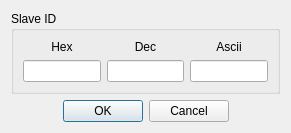
<?xml version="1.0" encoding="UTF-8"?>
<ui version="4.0">
 <class>IdDialog</class>
 <widget class="QDialog" name="IdDialog">
  <property name="geometry">
   <rect>
    <x>0</x>
    <y>0</y>
    <width>291</width>
    <height>119</height>
   </rect>
  </property>
  <property name="windowTitle">
   <string>Dialog</string>
  </property>
  <property name="windowIcon">
   <iconset>
    <normaloff>res/logo_32.ico</normaloff>res/logo_32.ico</iconset>
  </property>
  <layout class="QVBoxLayout" name="verticalLayout">
   <item>
    <widget class="QGroupBox" name="groupBox">
     <property name="title">
      <string>Slave ID</string>
     </property>
     <layout class="QGridLayout" name="gridLayout">
      <item row="0" column="0">
       <widget class="QLabel" name="label">
        <property name="text">
         <string>Hex</string>
        </property>
        <property name="alignment">
         <set>Qt::AlignCenter</set>
        </property>
       </widget>
      </item>
      <item row="0" column="1">
       <widget class="QLabel" name="label_2">
        <property name="text">
         <string>Dec</string>
        </property>
        <property name="alignment">
         <set>Qt::AlignCenter</set>
        </property>
       </widget>
      </item>
      <item row="0" column="2">
       <widget class="QLabel" name="label_3">
        <property name="text">
         <string>Ascii</string>
        </property>
        <property name="alignment">
         <set>Qt::AlignCenter</set>
        </property>
       </widget>
      </item>
      <item row="1" column="0">
       <widget class="QLineEdit" name="hex">
        <property name="maxLength">
         <number>10</number>
        </property>
       </widget>
      </item>
      <item row="1" column="1">
       <widget class="QLineEdit" name="dec">
        <property name="maxLength">
         <number>10</number>
        </property>
       </widget>
      </item>
      <item row="1" column="2">
       <widget class="QLineEdit" name="ascii">
        <property name="maxLength">
         <number>4</number>
        </property>
       </widget>
      </item>
     </layout>
    </widget>
   </item>
   <item>
    <widget class="QDialogButtonBox" name="buttonBox">
     <property name="orientation">
      <enum>Qt::Horizontal</enum>
     </property>
     <property name="standardButtons">
      <set>QDialogButtonBox::Cancel|QDialogButtonBox::Ok</set>
     </property>
     <property name="centerButtons">
      <bool>true</bool>
     </property>
    </widget>
   </item>
  </layout>
 </widget>
 <resources/>
 <connections>
  <connection>
   <sender>buttonBox</sender>
   <signal>accepted()</signal>
   <receiver>IdDialog</receiver>
   <slot>accept()</slot>
   <hints>
    <hint type="sourcelabel">
     <x>248</x>
     <y>254</y>
    </hint>
    <hint type="destinationlabel">
     <x>157</x>
     <y>274</y>
    </hint>
   </hints>
  </connection>
  <connection>
   <sender>buttonBox</sender>
   <signal>rejected()</signal>
   <receiver>IdDialog</receiver>
   <slot>reject()</slot>
   <hints>
    <hint type="sourcelabel">
     <x>316</x>
     <y>260</y>
    </hint>
    <hint type="destinationlabel">
     <x>286</x>
     <y>274</y>
    </hint>
   </hints>
  </connection>
 </connections>
</ui>
